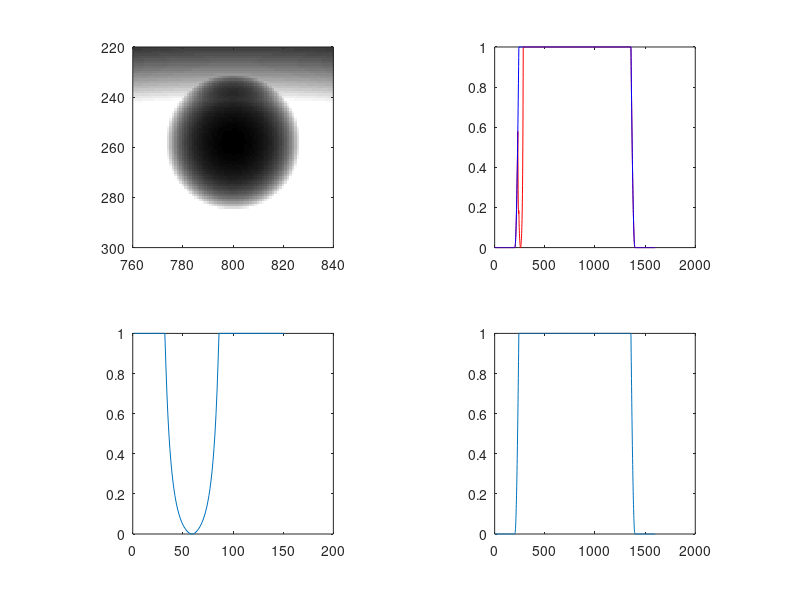

The MATLAB script that drew this image:
clear all

imSize = 1600; %resolution of figure

X = 1:imSize;
X0 = (X/imSize) - .5;
[Xm,Ym] = meshgrid(X0, X0); %creates meshgrid

% ===================== 1. Solar limb darkening function ============
Rs = (Xm.^2)+(Ym.^2);
Rs0=(.75*max(Xm(:)) )^2;
ind=find(Rs>Rs0);
Rs(ind)=0;
a = 1; b = 0.8;
Solar_limb = 1-a*(1-(sqrt(1-Rs/Rs0).^b));
Solar_limb(ind)=0;


%===================== Venus =========================================
XB=(X / imSize) - .5;    % rescale X -> -.5 to .5
YB=(X / imSize) - .5; 
x_pos = round(imSize/2);
y_pos = round(imSize/6.2);
XB=circshift(XB,[0 x_pos-imSize/2]);
YB=circshift(YB,[0 y_pos-imSize/2]);
[Xm Ym] = meshgrid(XB, YB);
Rv = (Xm.^2)+(Ym.^2);
venus_to_sun = 1/15;
Rv0 = (venus_to_sun * sqrt(Rs0))^2;
[indV_out] =find(Rv>Rv0);
Rv(indV_out)=1; 
indV_in=find(Rv<=Rv0);
Rv(indV_in)=0;
Venus_disk = Rv;

% ================ Point Spread Function (use Yang 2008 JZhejiangSciB,Lorenztian fx)

L=2; %full width at half height, arcmin
%L=4;
% x=[-1:.1:1]*45;
psf_size=80; % INCREASE TO MAKE RING MORE APPARENT
Xp=1:psf_size;
XP=((Xp / psf_size)) - .5;
[Xm Ym] = meshgrid(XP, XP);
Rp = (Xm.^2)+(Ym.^2);
minRp=(min(Rp(1,:)));
Rp=45*Rp/minRp;
ind=find(Rp>45);
Rp(ind)=0;
% x=linspace(-1,1,psf_size)*45;
psf=((L/2)^2)./((Rp.^2+(L/2)^2));
psf(ind)=0;
sumRp=sum((psf(:)));
psf=psf/sumRp;

%psf = fspecial('gaussian', psf_size, 20);
%both1=conv(both,psf,'same');
% stimulus_psf=imfilter(stimulus_orig,psf);
solar_limb_psf=imfilter(Solar_limb,psf);
venus_psf=imfilter(Venus_disk,psf);


% stim_orig_psf=solar_limb_psf.*venus_psf;
% num=max(venus_psf(:));
% % vemus_psf=venus_psf/num;
% venus_psf(1:round(psf_size/2),:)=num;
% venus_psf(end-round(psf_size/2):end,:)=num;
% venus_psf(:,1:round(psf_size/2))=num;
% venus_psf(:,end-round(psf_size/2):end)=num;
% num=1-num;
% indV_in=find(venus_psf<1-num); %check venus_psf
% indV_out=find(venus_psf>=1-num);

%=========================== Nonlinearity ======================
nW = 5;
L50W = .8;
nB = 1.2;
L50B = 0.4;

ampS = 20;
ampV = 20;
solar_limb_nonlinear = ampS *(solar_limb_psf.^nW)./(L50W^nW+solar_limb_psf.^nW);
venus_nonlinear = ampV * (venus_psf.^nB)./(L50B^nB+venus_psf.^nB);

venus_nonlinear(venus_nonlinear>1)=1;
solar_limb_nonlinear(solar_limb_nonlinear>1)=1;

stimulus_neur = solar_limb_nonlinear + (venus_nonlinear - 1);

 
stimulus_figure = stimulus_neur;

%------------------------Figures-----------------------------------
figure(1);
subplot(2,2,1);imagesc(stimulus_figure, [0 1] ); colormap(gray); axis image; xlim([760,840]);ylim([220,300]);
%hold on; plot([imSize/2 imSize/2],[1 imSize], 'r'); hold off;
subplot(2,2,2); plot(stimulus_figure(:,imSize/2),'r');axis square;
hold on; plot(solar_limb_nonlinear(:,imSize/2),'b'); hold off;
subplot(2,2,3);plot(venus_nonlinear(200:350,imSize/2));axis square;
subplot(2,2,4);plot(solar_limb_nonlinear(:,imSize/2));axis square;

% [BW1 thresh] = edge(stimulus_figure,'canny',.2); figure(6); clf;ttx=BW1*0+1; imshow(xor(BW1,ttx));